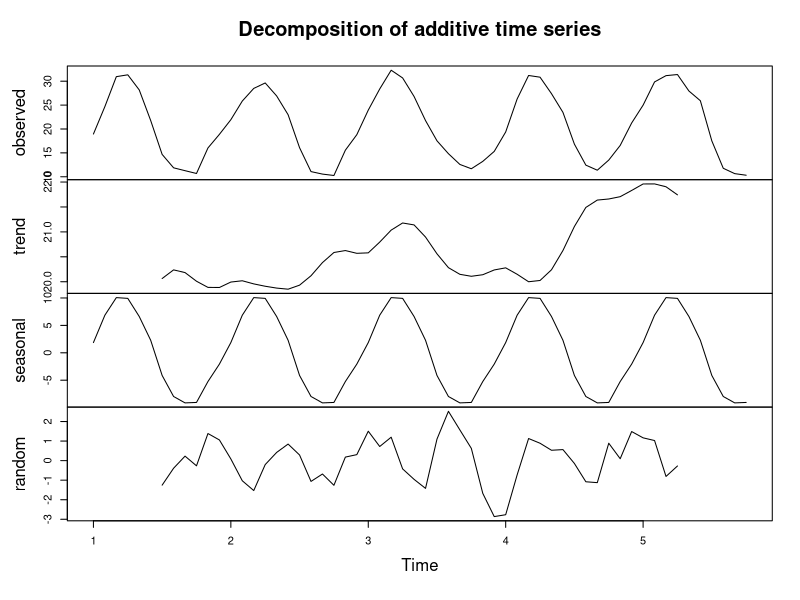
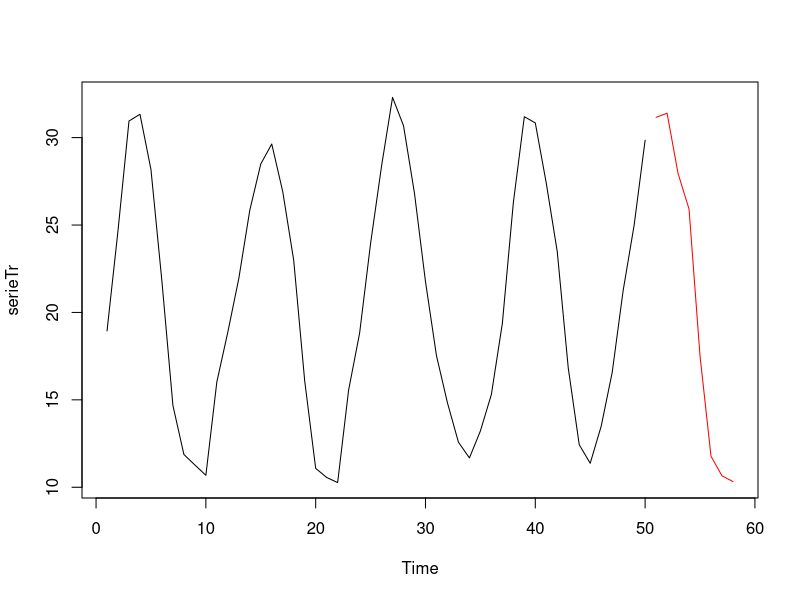

Generate these figures, in order, with R:
# LUIS BALDERAS RUIZ. 77145416N
# luisbalderas@correo.ugr.es
# Ejercicio guiado. Curso 2019-2020

# setwd("~/Documentos/Master/TimeSeries-DataStreamMining/TimeSeries/TrabajoAutonomo")

NPred = 2 # Valores a predecir
NTest = 8 # Valores para test

library(tseries)

serie = scan('./data/Estacion2870_mensual.txt')

serie.ts = ts(serie,frequency = 12)
plot(decompose(serie.ts))

serieTr = serie.ts[1:(length(serie.ts)-NTest)]
tiempoTr = 1:length(serieTr)
serieTs = serie.ts[(length(serie.ts)-NTest+1):length(serie)]
tiempoTs = (tiempoTr[length(tiempoTr)]+1):(tiempoTr[length(tiempoTr)]+NTest)

plot.ts(serieTr, xlim=c(1,tiempoTs[length(tiempoTs)]))
lines(tiempoTs,serieTs,col='red')
